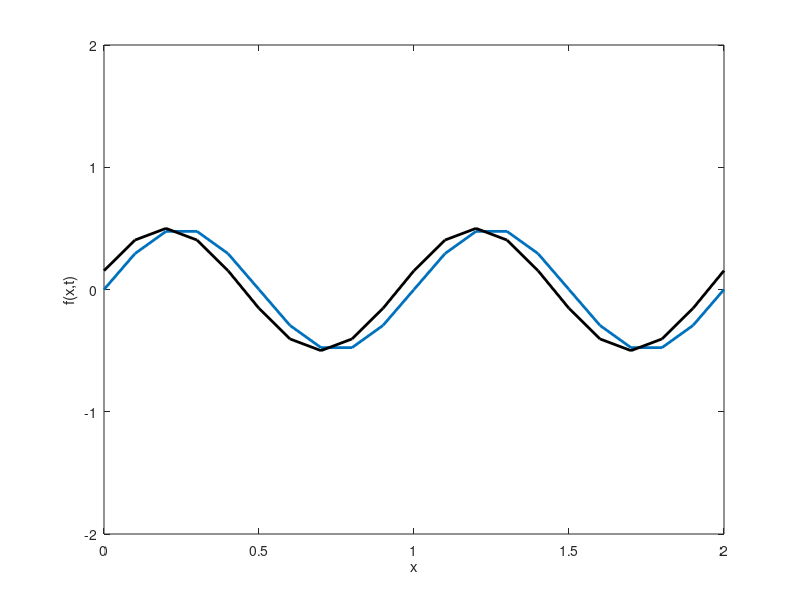

The MATLAB script that drew this image:
% one-dimensional advection by the various schemes
clear;clc;
n=21; length=2.0; h=length/(n-1); dt=0.05; U=1.0; nstep=1.0/dt; 
x=zeros(n,1); f=zeros(n,1); y=zeros(n,1); ex=zeros(n,1); time=0.0;
for i=1:n
    f(i)=0.5*sin(2*pi*h*(i-1)); 
    x(i)=h*(i-1); 
end        % initial conditions

 for m=1:nstep
	for i=1:n
        ex(i)= 0.5*sin(2*pi*(h*(i-1)-U*time)); 
    end     % exact solution
	hold off; plot(x,f,'linewidt',2); axis([0 2 -2 2]);    % plot solution
	hold on; plot(x,ex,'k','linewidt',2);           % plot exaction solution
 	xlabel('x'); ylabel('f(x,t)');
	xlabel('x'); ylabel('f(x,t)'); 
    pause(0.05); % if you want to watch only final result, 
                 % then change this command to comment
    ybefore=y;             
    y=f;
    % Refer to next three schemes
    
    % FTCS
% 	for i=2:n-1
% 		f(i)=y(i)-0.5*(U*dt/h)*(y(i+1)-y(i-1)); % advect by centered differences
%     end
% 	f(n)=y(n)-0.5 *(U*dt/h)*(y(2)-y(n-1));   % do endpoints for periodic b.c.
% 	f(1)=f(n);
% 
%     Upwind scheme
%     for i=2:n-1
% 		f(i)=y(i)-(U*dt/h)*(y(i)-y(i-1)); % advect by upwind
%     end
% 	f(n)=y(n)-(U*dt/h)*(y(n)-y(n-1));   % do endpoints for periodic b.c.
% 	f(1)=f(n);

    % Generalized Upwind Scheme
% 	for i=2:n-1
% 		f(i)=y(i)-0.5*(U*dt/h)*(y(i+1)-y(i-1))...
%             +abs(U)*dt/2/h*(y(i+1)-2*y(i)+y(i-1)); % advect by generalized upwind
%     end
% 	f(n)=y(n)-0.5 *(U*dt/h)*(y(2)-y(n-1))...
%         +abs(U)*dt/2/h*(y(2)-2*y(n)+y(n-1));       % do endpoints for periodic b.c.
% 	f(1)=f(n);

    %------------ Write down your code ----------------
    
    % (Lax-friedrichs) method
%     for i=2:n-1
% 		f(i)= 0.5* (y(i+1)+y(i-1))-0.5*(U*dt/h)*(y(i+1)-y(i-1));
%     end
% 	f(n)= 0.5*(y(2)+y(n-1))-0.5 *(U*dt/h)*(y(2)-y(n-1));     % do endpoints for periodic b.c.
% 	f(1)=f(n);
    
    %    Leap Frog method
%     ybefore=y;            
    
%     if m==1
%         for i=2:n-1
%             f(i)=y(i)-(U*dt/h)*(y(i)-y(i-1));
%         end
%         f(n)=y(n)-(U*dt/h)*(y(n)-y(n-1));
%         f(1)=f(n);
%     else
%     
%         for i=2:n-1
%             f(i)=ybefore(i)-(U*dt/h)*(y(i+1)-y(i-1));
%         end
%         f(n)=ybefore(n)-(U*dt/h)*(y(2)-y(n-1));
%         f(1)=f(n);
%     
%     end
    

    %    Lax-Wendroff's Method
%     for i=2:n-1
% 		f(i)=y(i)-0.5*(U*dt/h)*(y(i+1)-y(i-1)) + 0.5*(U*dt/h)^2*(y(i+1)-2*y(i)+y(i-1));
%     end
% 	f(n)=y(n)-0.5 *(U*dt/h)*(y(2)-y(n-1)) + 0.5*(U*dt/h)^2*(y(2)-2*y(n)+y(n-1));   
% 	f(1)=f(n);


    %    MacComack Method
% 
%     for i=2:n-1
%         a = y(i) -(U*dt/h)*(y(i+1)-y(i));
%         b = y(i-1) - (U*dt/h)*(y(i)-y(i-1));
% 		f(i)= 0.5*(y(i)+a - (U*dt/h)*(a-b));
%     end
%     c = y(n) -(U*dt/h)*(y(2)-y(n));
%     d = y(n-1) - (U*dt/h)*(y(n)-y(n-1));
% 	f(n)= 0.5*( y(n) + c -(U*dt/h)*(c-d) );   
% 	f(1)=f(n);
    
    
    % -------------------------------------------------
    time=time+dt; %% Do not modify
end
